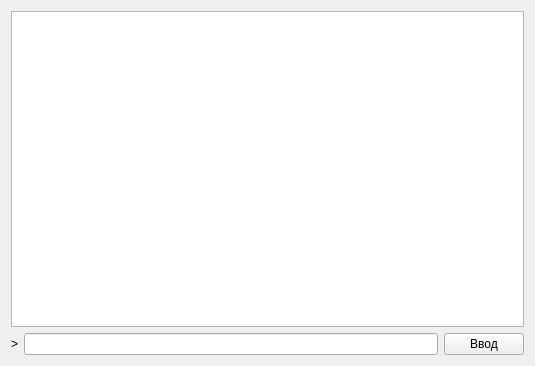
<?xml version="1.0" encoding="UTF-8"?>
<ui version="4.0">
 <class>ConsoleGameForm</class>
 <widget class="QWidget" name="ConsoleGameForm">
  <property name="geometry">
   <rect>
    <x>0</x>
    <y>0</y>
    <width>535</width>
    <height>366</height>
   </rect>
  </property>
  <property name="windowTitle">
   <string>Form</string>
  </property>
  <layout class="QGridLayout" name="gridLayout">
   <item row="1" column="2">
    <widget class="QPushButton" name="btnSubmit">
     <property name="text">
      <string>Ввод</string>
     </property>
    </widget>
   </item>
   <item row="1" column="1">
    <widget class="QLineEdit" name="textInputBox"/>
   </item>
   <item row="1" column="0">
    <widget class="QLabel" name="label">
     <property name="text">
      <string>&gt;</string>
     </property>
    </widget>
   </item>
   <item row="0" column="0" colspan="3">
    <widget class="QTextBrowser" name="textOutputBox"/>
   </item>
  </layout>
 </widget>
 <resources/>
 <connections>
  <connection>
   <sender>textInputBox</sender>
   <signal>returnPressed()</signal>
   <receiver>btnSubmit</receiver>
   <slot>click()</slot>
   <hints>
    <hint type="sourcelabel">
     <x>233</x>
     <y>344</y>
    </hint>
    <hint type="destinationlabel">
     <x>488</x>
     <y>345</y>
    </hint>
   </hints>
  </connection>
 </connections>
</ui>
